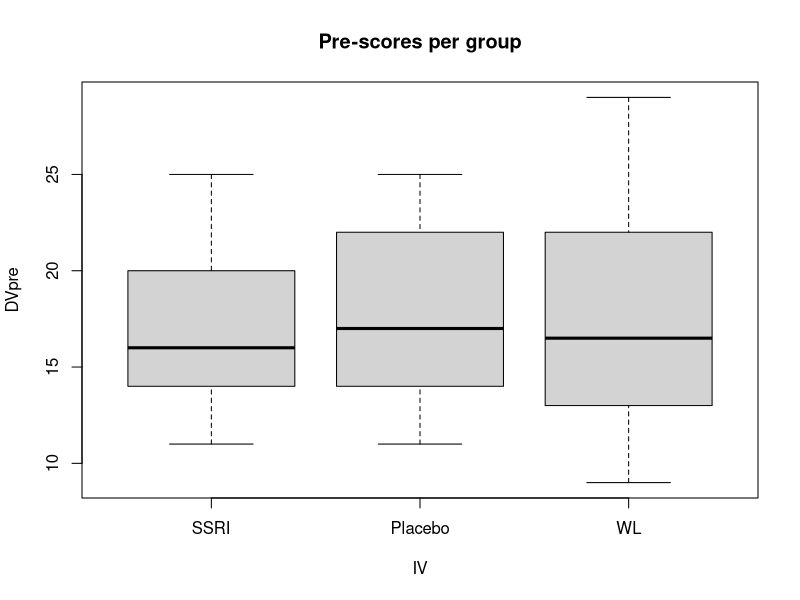
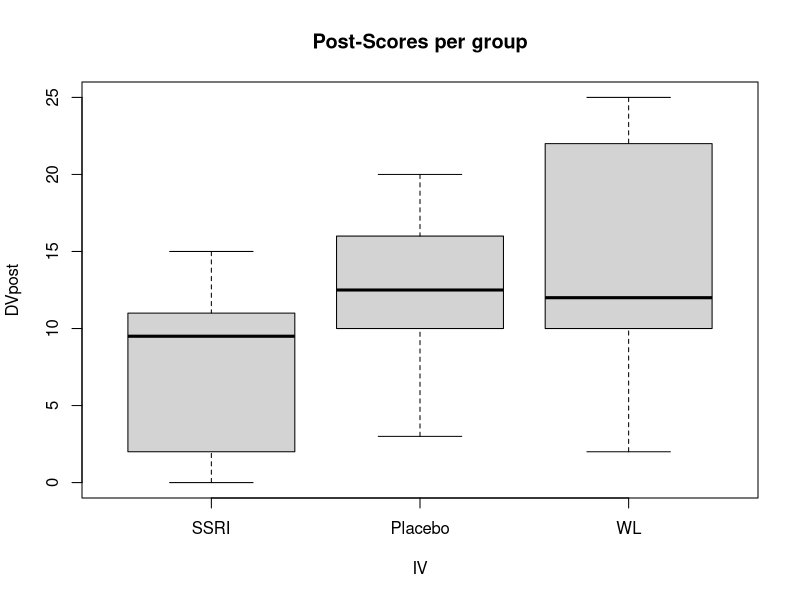
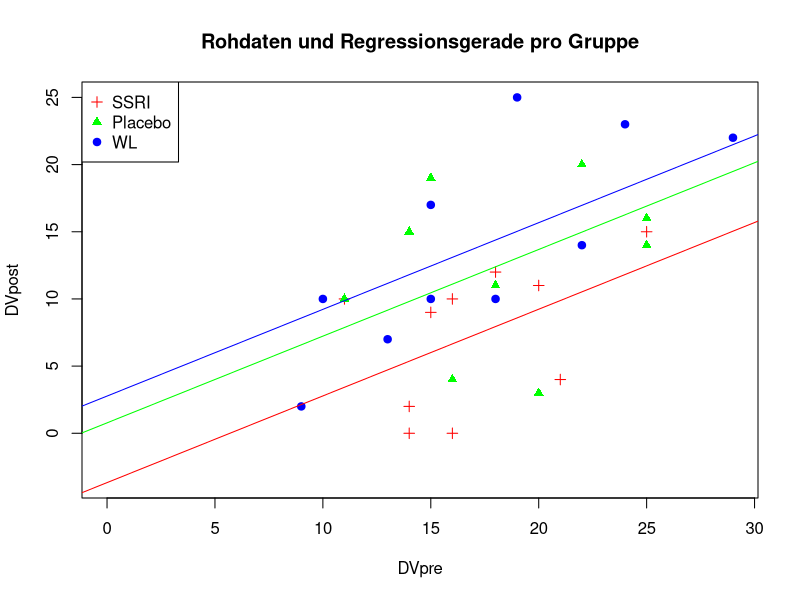

Write the R code that produced these figures, in order.
## ---- chunk 1
wants <- c("car", "effects", "multcomp")
has   <- wants %in% rownames(installed.packages())
if(any(!has)) install.packages(wants[!has])
## ---- chunk 2
SSRIpre  <- c(18, 16, 16, 15, 14, 20, 14, 21, 25, 11)
SSRIpost <- c(12,  0, 10,  9,  0, 11,  2,  4, 15, 10)
PlacPre  <- c(18, 16, 15, 14, 20, 25, 11, 25, 11, 22)
PlacPost <- c(11,  4, 19, 15,  3, 14, 10, 16, 10, 20)
WLpre    <- c(15, 19, 10, 29, 24, 15,  9, 18, 22, 13)
WLpost   <- c(17, 25, 10, 22, 23, 10,  2, 10, 14,  7)
## ---- chunk 3
P     <- 3
Nj    <- rep(length(SSRIpre), times=P)
dfAnc <- data.frame(IV=factor(rep(1:P, Nj), labels=c("SSRI", "Placebo", "WL")),
                    DVpre=c(SSRIpre,   PlacPre,  WLpre),
                    DVpost=c(SSRIpost, PlacPost, WLpost))
## ---- chunk 4
plot(DVpre  ~ IV, data=dfAnc, main="Pre-scores per group")
plot(DVpost ~ IV, data=dfAnc, main="Post-Scores per group")
## ---- chunk 5
fitFull <- lm(DVpost ~ IV + DVpre, data=dfAnc)
fitGrp  <- lm(DVpost ~ IV,         data=dfAnc)
fitRegr <- lm(DVpost ~      DVpre, data=dfAnc)
## ---- chunk 6
anova(fitFull)
## ---- chunk 7
library(car)
fitFiii <- lm(DVpost ~ IV + DVpre,
              contrasts=list(IV=contr.sum), data=dfAnc)
Anova(fitFiii, type="III")
## ---- chunk 8
anova(fitRegr, fitFull)
anova(fitGrp, fitFull)
## ---- chunk 9
(sumRes <- summary(fitFull))
confint(fitFull)
## ---- chunk 10
coeffs    <- coef(sumRes)
iCeptSSRI <- coeffs[1, 1]
iCeptPlac <- coeffs[2, 1] + iCeptSSRI
iCeptWL   <- coeffs[3, 1] + iCeptSSRI
slopeAll  <- coeffs[4, 1]
## ---- chunk 11
xLims <- c(0, max(dfAnc$DVpre))
yLims <- c(min(iCeptSSRI, iCeptPlac, iCeptWL), max(dfAnc$DVpost))

plot(DVpost ~ DVpre, data=dfAnc, xlim=xLims, ylim=yLims,
     pch=rep(c(3, 17, 19), Nj), col=rep(c("red", "green", "blue"), Nj),
     main="Rohdaten und Regressionsgerade pro Gruppe")
legend(x="topleft", legend=levels(dfAnc$IV), pch=c(3, 17, 19),
       col=c("red", "green", "blue"))
abline(iCeptSSRI, slopeAll, col="red")
abline(iCeptPlac, slopeAll, col="green")
abline(iCeptWL,   slopeAll, col="blue")
## ---- chunk 12
anRes <- anova(fitRegr, fitFull)
dfGrp <- anRes[2, "Df"]
dfE   <- anRes[2, "Res.Df"]
MSgrp <- anRes[2, "Sum of Sq"] / dfGrp
MSE   <- anRes[2, "RSS"] / dfE
SST   <- sum(anova(fitFull)[ , "Sum Sq"])

(omegaSqHat <- dfGrp*(MSgrp - MSE) / (SST + MSE))
## ---- chunk 13
aovAncova <- aov(DVpost ~ IV + DVpre, data=dfAnc)
library(effects)
effect("IV", aovAncova)
## ---- chunk 14
cMat <- rbind("SSRI-Placebo"  = c(-1,  1, 0),
              "SSRI-WL"       = c(-1,  0, 1),
              "SSRI-0.5(P+WL)"= c(-2,  1, 1))
## ---- chunk 15
library(multcomp)
aovAncova <- aov(DVpost ~ IV + DVpre, data=dfAnc)
summary(glht(aovAncova, linfct=mcp(IV=cMat), alternative="greater"),
        test=adjusted("none"))
## ---- chunk 16
try(detach(package:effects))
try(detach(package:colorspace))
try(detach(package:lattice))
try(detach(package:grid))
try(detach(package:car))
try(detach(package:nnet))
try(detach(package:MASS))
try(detach(package:multcomp))
try(detach(package:survival))
try(detach(package:mvtnorm))
try(detach(package:splines))
